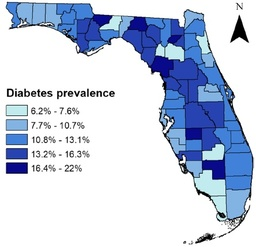
#> input picture images/imagefl.jpg, 256 x 247 px, shrunk from 444 x 428 before the run
$ python Image_similarity.py images/imagefl.jpg images/1.png
#> lines starting #> are read from the running program, lines starting #| are printed output that depends on the picture; long printed decimals are rounded
#!/usr/bin/env python

# Imports PIL module
from PIL import Image
import numpy as np
import pandas as pd
import sys, json

#color legend index
color_legends = np.array( [ [255, 255, 255],    #white
                 [192, 192, 192],     #silver
                 [128, 128, 128],     #gray
                 [0,   0,   0],       #black
                 [255, 0,   0],       #red
                 [128, 0,   0],       #maroon
                 [255, 255, 0],       #yellow
                 [128, 128, 0],       #olive
                 [0,   255, 0],       #lime
                 [0,   128, 0],       #green
                 [0,   255, 255],     #aqua
                 [0,   128, 128],     #teal
                 [0,   0,   255],     #blue
                 [0,   0,   128],     #navy
                 [255, 0,   255],     #fuchsia
                 [128, 0,   128] ] )   #purple

def get_similarity(im1, im2):

    # Size of the image1 in pixels
    width1, height1, _= im1.shape

    # Size of the image2 in pixels
    width2, height2, _= im2.shape

    width = min(width1, width2)
    height = min(height1, height2)

    sim_im = np.zeros((width, height))

    for i in range(width):
        for j in range(height):

            im1_RGB = im1[i, j, :]


            #eucleadian distance
            dist1 = np.sqrt((im1_RGB[0]- color_legends[:, 0])**2 +
                         (im1_RGB[1] - color_legends[:, 1])**2 + (im1_RGB[2] - color_legends[:, 2])**2)

            n1 = np.argmin(dist1) #index of color legend for image 1

            im2_RGB = im2[i, j, :]


            #eucleadian distance
            dist2 = np.sqrt((im2_RGB[0]- color_legends[:, 0])**2 +
                         (im2_RGB[1] - color_legends[:, 1])**2 + (im2_RGB[2] - color_legends[:, 2])**2)

            n2 = np.argmin(dist2) #index of color legend for image 2


            sim_im[i, j] = n1 - n2

    overall_similarity = np.mean(np.mean(np.abs(np.abs(sim_im))))

    return sim_im, overall_similarity


def similarity(im1, im2):

    inx =3

    overall_similarity_ar1 = np.zeros((inx, inx))
    overall_similarity_ar2 = np.zeros((inx, inx))

     #find align
    for i in range(inx):
        for j in range(inx):
            _, overall_similarity1 = get_similarity(im1[i:,j:,:], im2)
            overall_similarity_ar1[i,j] = overall_similarity1

            _, overall_similarity2 = get_similarity(im1, im2[i:, j:,:])
            overall_similarity_ar2[i,j] = overall_similarity2


    A1 = overall_similarity_ar1
    A2 = overall_similarity_ar2

    if A1.argmin() < A2.argmin():

        r1, c1 = A1.argmin()//A1.shape[1], A1.argmin()%A1.shape[1]

        sim_im, _ = get_similarity(im1[r1:,c1::,:], im2)

    else:

        r2, c2 = A2.argmin()//A2.shape[1], A2.argmin()%A2.shape[1]
        sim_im, _ = get_similarity(im1, im2[r2:, c2:,:])


    return sim_im


def main(first_image, second_image):


    # open first images as RGB mode
#> called with first_image = 'images/imagefl.jpg', second_image = 'images/1.png'
    im1 = Image.open(first_image)
#> im1 is the input picture: PIL image 256x247 RGB; mean R, G, B 196.9, 207.5, 227.4

    im1 = np.asarray(im1)

    # open second images as RGB mode
    im2 = Image.open(second_image)
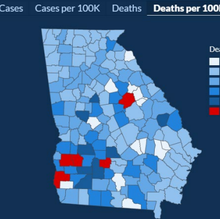
#> input picture images/1.png, 220 x 219 px, shrunk from 381 x 379 before the run
#> im2 is the input picture: PIL image 220x219 RGB; mean R, G, B 60.7, 97.8, 139.5

    im2 = np.asarray(im2)


    #similarity
    sim_ar_score = similarity(im1, im2)
#> after the loop in similarity, `for i in range(inx):`: overall_similarity_ar1 = [[6.91, 6.91, 6.91], [6.89, 6.89, 6.9], [6.88, 6.88, 6.88]]; overall_similarity_ar2 = [[6.91, 6.89, 6.86], [6.89, 6.87, 6.84], [6.88, 6.85, 6.82]]
#> in similarity, `A1 = overall_similarity_ar1`: A1 has the same summary as overall_similarity_ar1
#> in similarity, `A2 = overall_similarity_ar2`: A2 has the same summary as overall_similarity_ar2
#> in similarity, `r1, c1 = A1.argmin()//A1.shape[1], A1.argmin()%A1.shape[1]`: r1 = 2; c1 = 1
#> after the loop in get_similarity (call 19), `for i in range(width):`:
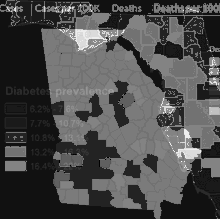
#> sim_im: shape (219, 220) float64; min -15, max 14, mean -6.4; drawn with min black and max white
#> in get_similarity (call 19), `overall_similarity = np.mean(np.mean(np.abs(np.abs(sim_im))))`: overall_similarity = 6.88
    sim_ar = sim_ar_score.astype(np.float64)*10

    sim_ar = (sim_ar- np.min(sim_ar))/(np.max(sim_ar)- np.min(sim_ar))*255
    sim_ar = sim_ar.astype(np.uint8)


    sim_im = Image.fromarray(sim_ar)

    sim_im.show()

    sim_im = sim_im.save("./Images/sim_im.png")
    return sim_ar_score


if __name__ == "__main__":
    #first image file name
    first_image = sys.argv[1]

    #second image file name
    second_image = sys.argv[2]

    print('running')
    sim_ar_score = main(first_image, second_image)


    overall_similarity = np.mean(np.mean(np.abs(np.abs(sim_ar_score))))
#> overall_similarity = 6.88
    print('overall similarity: ', overall_similarity)
#| overall similarity:  6.875

    data = {'score' : overall_similarity}
#> data = {'score': 6.88}
    with open('data.json', 'w') as outfile:
        json.dump(data, outfile)

    df = pd.DataFrame(sim_ar_score)
#> df = table of 219 rows and 220 columns
    df.to_excel('similarity_score.xlsx')
    print('done')
